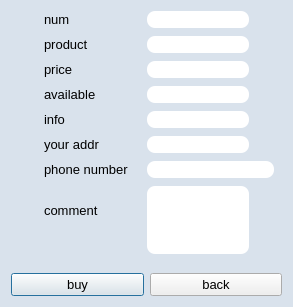
<?xml version="1.0" encoding="UTF-8"?>
<ui version="4.0">
 <class>buyGoodsDialog</class>
 <widget class="QDialog" name="buyGoodsDialog">
  <property name="geometry">
   <rect>
    <x>0</x>
    <y>0</y>
    <width>293</width>
    <height>307</height>
   </rect>
  </property>
  <property name="minimumSize">
   <size>
    <width>293</width>
    <height>307</height>
   </size>
  </property>
  <property name="maximumSize">
   <size>
    <width>293</width>
    <height>330</height>
   </size>
  </property>
  <property name="font">
   <font>
    <pointsize>10</pointsize>
   </font>
  </property>
  <property name="windowTitle">
   <string>购买</string>
  </property>
  <property name="styleSheet">
   <string notr="true">QLineEdit{
border-radius:8px;
}
QDialog{
	background-color: rgb(217, 226, 236);
}</string>
  </property>
  <layout class="QHBoxLayout" name="horizontalLayout_2">
   <item>
    <spacer name="horizontalSpacer">
     <property name="orientation">
      <enum>Qt::Orientation::Horizontal</enum>
     </property>
     <property name="sizeHint" stdset="0">
      <size>
       <width>43</width>
       <height>20</height>
      </size>
     </property>
    </spacer>
   </item>
   <item>
    <layout class="QVBoxLayout" name="verticalLayout">
     <item>
      <spacer name="verticalSpacer">
       <property name="orientation">
        <enum>Qt::Orientation::Vertical</enum>
       </property>
       <property name="sizeHint" stdset="0">
        <size>
         <width>20</width>
         <height>18</height>
        </size>
       </property>
      </spacer>
     </item>
     <item>
      <layout class="QGridLayout" name="gridLayout" rowstretch="0,0,0,0,0,0,0,0" columnstretch="0,0" columnminimumwidth="0,0">
       <property name="leftMargin">
        <number>33</number>
       </property>
       <property name="rightMargin">
        <number>33</number>
       </property>
       <property name="bottomMargin">
        <number>33</number>
       </property>
       <property name="horizontalSpacing">
        <number>18</number>
       </property>
       <property name="verticalSpacing">
        <number>8</number>
       </property>
       <item row="1" column="0">
        <widget class="QLabel" name="label_2">
         <property name="text">
          <string>product</string>
         </property>
        </widget>
       </item>
       <item row="0" column="0">
        <widget class="QLabel" name="label">
         <property name="text">
          <string>num</string>
         </property>
        </widget>
       </item>
       <item row="0" column="1">
        <widget class="QLineEdit" name="idLineEdit">
         <property name="enabled">
          <bool>false</bool>
         </property>
        </widget>
       </item>
       <item row="1" column="1">
        <widget class="QLineEdit" name="nameLineEdit">
         <property name="enabled">
          <bool>false</bool>
         </property>
        </widget>
       </item>
       <item row="2" column="0">
        <widget class="QLabel" name="label_3">
         <property name="text">
          <string>price</string>
         </property>
        </widget>
       </item>
       <item row="6" column="1">
        <widget class="QLineEdit" name="phoneLineEdit">
         <property name="enabled">
          <bool>false</bool>
         </property>
         <property name="sizePolicy">
          <sizepolicy hsizetype="Minimum" vsizetype="Fixed">
           <horstretch>0</horstretch>
           <verstretch>0</verstretch>
          </sizepolicy>
         </property>
         <property name="minimumSize">
          <size>
           <width>127</width>
           <height>0</height>
          </size>
         </property>
        </widget>
       </item>
       <item row="3" column="0">
        <widget class="QLabel" name="label_4">
         <property name="text">
          <string>available</string>
         </property>
        </widget>
       </item>
       <item row="4" column="0">
        <widget class="QLabel" name="label_5">
         <property name="text">
          <string>info</string>
         </property>
        </widget>
       </item>
       <item row="4" column="1">
        <widget class="QLineEdit" name="noticeLineEdit">
         <property name="enabled">
          <bool>false</bool>
         </property>
        </widget>
       </item>
       <item row="5" column="0">
        <widget class="QLabel" name="label_6">
         <property name="text">
          <string>your addr</string>
         </property>
        </widget>
       </item>
       <item row="2" column="1">
        <widget class="QLineEdit" name="priceLineEdit">
         <property name="enabled">
          <bool>false</bool>
         </property>
        </widget>
       </item>
       <item row="6" column="0">
        <widget class="QLabel" name="label_7">
         <property name="text">
          <string>phone number</string>
         </property>
        </widget>
       </item>
       <item row="3" column="1">
        <widget class="QLineEdit" name="numberLineEdit">
         <property name="enabled">
          <bool>false</bool>
         </property>
         <property name="sizePolicy">
          <sizepolicy hsizetype="Expanding" vsizetype="Fixed">
           <horstretch>0</horstretch>
           <verstretch>0</verstretch>
          </sizepolicy>
         </property>
         <property name="minimumSize">
          <size>
           <width>0</width>
           <height>0</height>
          </size>
         </property>
        </widget>
       </item>
       <item row="5" column="1">
        <widget class="QLineEdit" name="addressLineEdit">
         <property name="enabled">
          <bool>false</bool>
         </property>
         <property name="minimumSize">
          <size>
           <width>0</width>
           <height>0</height>
          </size>
         </property>
        </widget>
       </item>
       <item row="7" column="0">
        <widget class="QLabel" name="label_8">
         <property name="text">
          <string>comment</string>
         </property>
        </widget>
       </item>
       <item row="7" column="1">
        <widget class="QLineEdit" name="buyLineEdit">
         <property name="sizePolicy">
          <sizepolicy hsizetype="Expanding" vsizetype="Expanding">
           <horstretch>0</horstretch>
           <verstretch>0</verstretch>
          </sizepolicy>
         </property>
         <property name="minimumSize">
          <size>
           <width>0</width>
           <height>68</height>
          </size>
         </property>
        </widget>
       </item>
      </layout>
     </item>
     <item>
      <layout class="QHBoxLayout" name="horizontalLayout">
       <item>
        <widget class="QPushButton" name="pushButton">
         <property name="text">
          <string>buy</string>
         </property>
        </widget>
       </item>
       <item>
        <widget class="QPushButton" name="pushButton_2">
         <property name="text">
          <string>back</string>
         </property>
        </widget>
       </item>
      </layout>
     </item>
     <item>
      <spacer name="verticalSpacer_2">
       <property name="orientation">
        <enum>Qt::Orientation::Vertical</enum>
       </property>
       <property name="sizeHint" stdset="0">
        <size>
         <width>20</width>
         <height>13</height>
        </size>
       </property>
      </spacer>
     </item>
    </layout>
   </item>
   <item>
    <spacer name="horizontalSpacer_2">
     <property name="orientation">
      <enum>Qt::Orientation::Horizontal</enum>
     </property>
     <property name="sizeHint" stdset="0">
      <size>
       <width>43</width>
       <height>20</height>
      </size>
     </property>
    </spacer>
   </item>
  </layout>
 </widget>
 <resources/>
 <connections/>
</ui>
